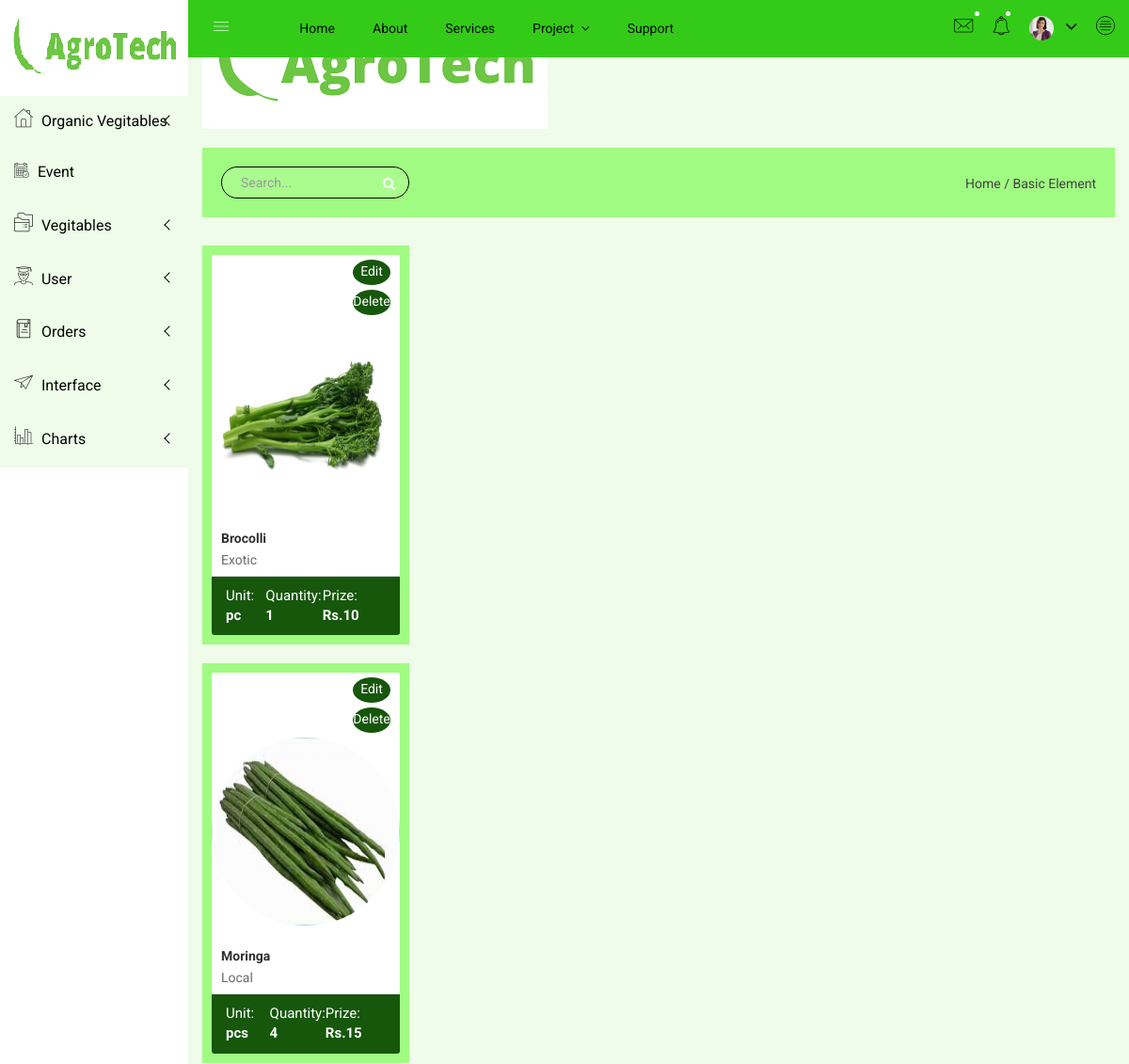
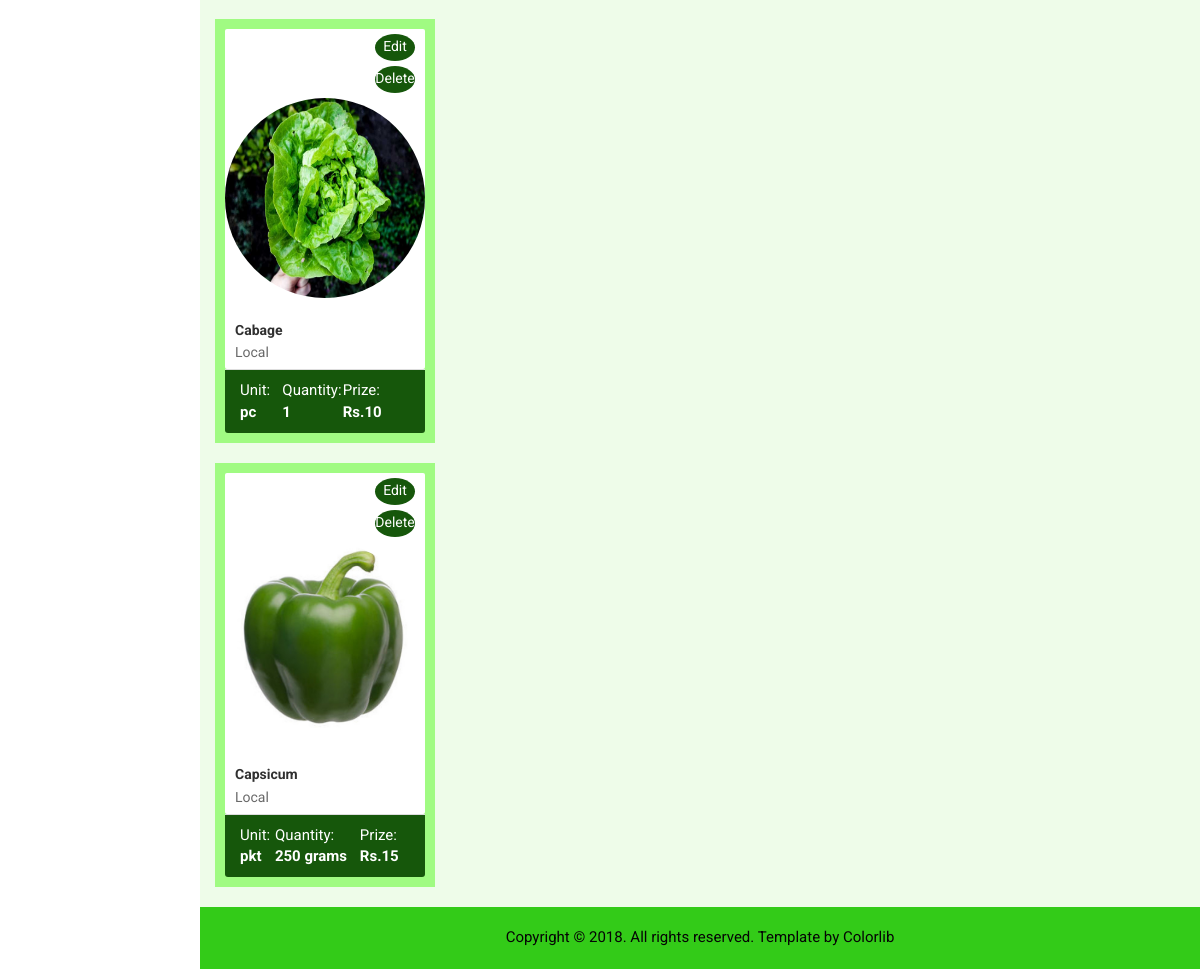
Page /index.php/vegetables/list_vegetables on the committed database (2 pictures, top to bottom).
### tables this page shows
CREATE TABLE IF NOT EXISTS `vegitables_mst` (
  `veg_id` int(11) NOT NULL AUTO_INCREMENT,
  `veg_name` varchar(255) NOT NULL,
  `veg_type_id` int(11) NOT NULL,
  `veg_unit_id` int(11) NOT NULL,
  `veg_photo` varchar(255) NOT NULL,
  `veg_rate` varchar(255) NOT NULL,
  PRIMARY KEY (`veg_id`)
);

CREATE TABLE IF NOT EXISTS `vegies_type_mst` (
  `type_id` int(11) NOT NULL AUTO_INCREMENT,
  `veg_type` varchar(255) NOT NULL,
  PRIMARY KEY (`type_id`)
);

CREATE TABLE IF NOT EXISTS `vegies_unit_mst` (
  `vunit_id` int(11) NOT NULL AUTO_INCREMENT,
  `vunit_unit` varchar(255) NOT NULL,
  `vunit_qty` varchar(255) NOT NULL,
  PRIMARY KEY (`vunit_id`)
);

CREATE TABLE IF NOT EXISTS `veegitable_rate_mst` (
  `vr_id` int(11) NOT NULL AUTO_INCREMENT,
  `vr_veg_id` int(11) NOT NULL,
  `vr_rate_per_unit` varchar(255) NOT NULL,
  PRIMARY KEY (`vr_id`)
);

### application/models/Veg_Model.php (called while the page is built, shortened)
<?php
class Veg_Model extends CI_Model {
	function get_Vegies(){
		$query='SELECT v.veg_id,v.veg_photo,vr.vr_rate_per_unit,v.veg_name,vt.veg_type,vu.vunit_unit,vu.vunit_qty
from vegitables_mst as v
join vegies_unit_mst as vu on vu.vunit_id=v.veg_unit_id
join vegies_type_mst as vt on vt.type_id=v.veg_type_id
join veegitable_rate_mst as vr on vr.vr_veg_id=v.veg_id';
		$result=$this->db->query($query);
		return $result->result_array();
	}
}
?>

### application/controllers/Vegetables.php (called while the page is built, shortened)
<?php
class Vegetables extends CI_Controller {
	function __construct(){
		$this->load->Model('Veg_Model');
		$config['upload_path']          = './uploads/vegetables/';
        $config['allowed_types']        = 'gif|jpg|png|jpeg';
        $config['max_size']             = 500;
        $config['max_width']            = 1024;
        $config['max_height']           = 768;
        $this->load->library('upload', $config);
	}
	function list_vegetables(){
		$rs= $this->Veg_Model->get_Vegies();
		$data['result']=$rs;
		$data['inner_view']='vegies_list';
		$this->load->view('includes/main_layout',$data);
	}
}
?>

### index.php (called while the page is built, shortened)
<?php
require_once BASEPATH.'core/CodeIgniter.php';

### application/views/includes/main_layout.php (called while the page is built, shortened)
<?php
$this->load->view('includes/header');
$this->load->view('includes/left_menu');
$this->load->view('includes/mobile_menu_area');
$this->load->view($inner_view);
?>

### application/views/vegies_list.php (the view, shortened to what this page needs)
<?php
 for($i=0;$i<count($result);$i++)
 {
 	?>
        <div class="contacts-area mg-b-15">
            <div class="container-fluid">
            <div class="row">
 	            <div class="col-lg-3 col-md-6 col-sm-6 col-xs-12">
                        <div class="hpanel hblue contact-panel contact-panel-cs responsive-mg-b-30">
                            <div class="panel-body custom-panel-jw">
                                <div class="social-media-in" >
                                    <a href="<?php echo base_url().'Vegetables/edit_vegetable/'.$result[$i]['veg_id']?>">Edit</a>
                                    <a href="<?php echo base_url().'Vegetables/delete_vegetable/'.$result[$i]['veg_id']?>">Delete</a>
                                </div>
                                <img alt="logo" class="img-circle m-b" src="<?php echo base_url().'uploads/vegetables/'.$result[$i]['veg_photo'];?>" width="150" height="150" margin-left="20px">
                                <h3><a href=""><?php echo $result[$i]['veg_name'];?></a></h3>
                                <p class="all-pro-ad"><?php echo $result[$i]['veg_type'];?></p>
                            </div>
                            <div class="panel-footer contact-footer">
                                <div class="professor-stds-int">
                                    <div class="professor-stds">
                                        <div class="contact-stat"><span>Unit: </span> <strong><?php echo $result[$i]['vunit_unit']?></strong></div>
                                    </div>
                                    <div class="professor-stds">
                                        <div class="contact-stat"><span>Quantity: </span> <strong><?php echo $result[$i]['vunit_qty']?></strong></div>
                                    </div>
                                    <div class="professor-stds">
                                        <div class="contact-stat"><span>Prize: </span> <strong>Rs.<?php echo $result[$i]['vr_rate_per_unit']?></strong></div>
                                    </div>
                                </div>
                            </div>
                            </div>
                            </div>
            </div>
            </div>
        </div>
         <?php } ?>

### assets/css/main.css (style rules this page uses)
html { color: #222; font-size: 1em; line-height: 1.4; }
audio, canvas, iframe, img, svg, video { vertical-align: middle; }

### rows in the picture
vegitables_mst: veg_photo (picture), veg_name "Brocolli", vegies_type_mst.veg_type "Exotic", vegies_unit_mst.vunit_unit "pc", vegies_unit_mst.vunit_qty "1", veegitable_rate_mst.vr_rate_per_unit "10"
vegitables_mst: veg_photo (picture), veg_name "Moringa", vegies_type_mst.veg_type "Local", vegies_unit_mst.vunit_unit "pcs", vegies_unit_mst.vunit_qty "4", veegitable_rate_mst.vr_rate_per_unit "15"
vegitables_mst: veg_photo (picture), veg_name "Cabage", vegies_type_mst.veg_type "Local", vegies_unit_mst.vunit_unit "pc", vegies_unit_mst.vunit_qty "1", veegitable_rate_mst.vr_rate_per_unit "10"
vegitables_mst: veg_photo (picture), veg_name "Capsicum", vegies_type_mst.veg_type "Local", vegies_unit_mst.vunit_unit "pkt", vegies_unit_mst.vunit_qty "250 grams", veegitable_rate_mst.vr_rate_per_unit "15"
